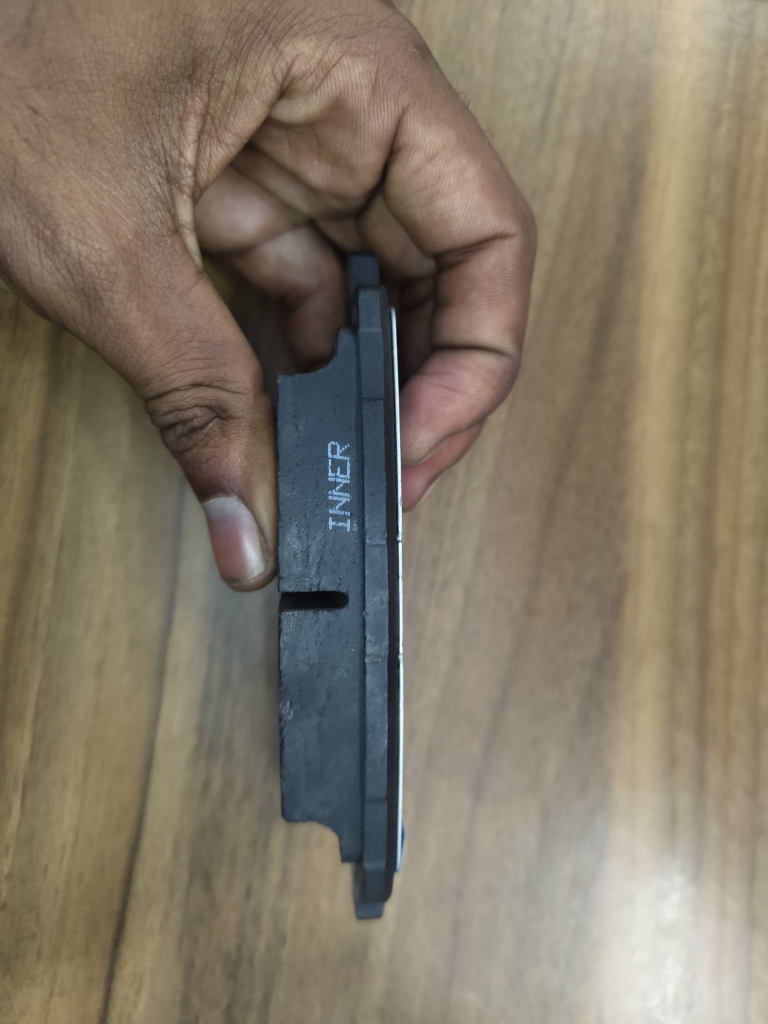
#> input picture E.T/IMG-20250809-WA0009.jpg, 3072 x 4096 px, given in place of the camera (shown at 1/4 size)
$ python sam4.py
#> lines starting #> are read from the running program, lines starting #| are printed output that depends on the picture; after the words box and inside, x2 and y2 are one past the last pixel; in counts of white or black regions, pixels touching at a corner belong together
#> in run, frame is the input picture: shape (4096, 3072, 3); mean B, G, R 103.2, 120.4, 131
import cv2
import numpy as np
import math

class BrakePadMeasurement:
    def __init__(self):
        self.cap = cv2.VideoCapture(0)  # Initialize webcam
        self.pixel_per_cm = None
        self.calibration_points = []
        self.calibrated = False

        # Set camera resolution for better accuracy
        self.cap.set(cv2.CAP_PROP_FRAME_WIDTH, 1280)
        self.cap.set(cv2.CAP_PROP_FRAME_HEIGHT, 720)

        print("Brake Pad Measurement Tool")
        print("Instructions:")
        print("1. Place brake pad on a flat surface under good lighting")
        print("2. For calibration, click two points with known distance (e.g., ruler marks)")
        print("3. Enter the actual distance in centimeters when prompted")
        print("4. Press 'c' to calibrate, 'r' to reset, 'q' to quit")

    # [8 lines left out: function mouse_callback, not called in this run]

    def calculate_distance(self, pt1, pt2):
        """Calculate Euclidean distance between two points"""
        return math.sqrt((pt1[0] - pt2[0])**2 + (pt1[1] - pt2[1])**2)

    # [12 lines left out: function calibrate, not called in this run]

    def preprocess_image(self, frame):
        """Preprocess image for better contour detection"""
        # Convert to grayscale
        gray = cv2.cvtColor(frame, cv2.COLOR_BGR2GRAY)
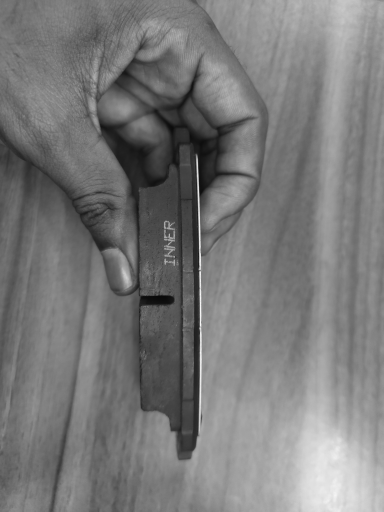
#> gray: shape (4096, 3072) (shown at 1/8 size); min 0, max 253, mean 121.6

        # Apply Gaussian blur to reduce noise
        blurred = cv2.GaussianBlur(gray, (5, 5), 0)

        # Apply adaptive threshold for better edge detection
        thresh = cv2.adaptiveThreshold(
            blurred, 255, cv2.ADAPTIVE_THRESH_GAUSSIAN_C,
            cv2.THRESH_BINARY_INV, 11, 2
        )
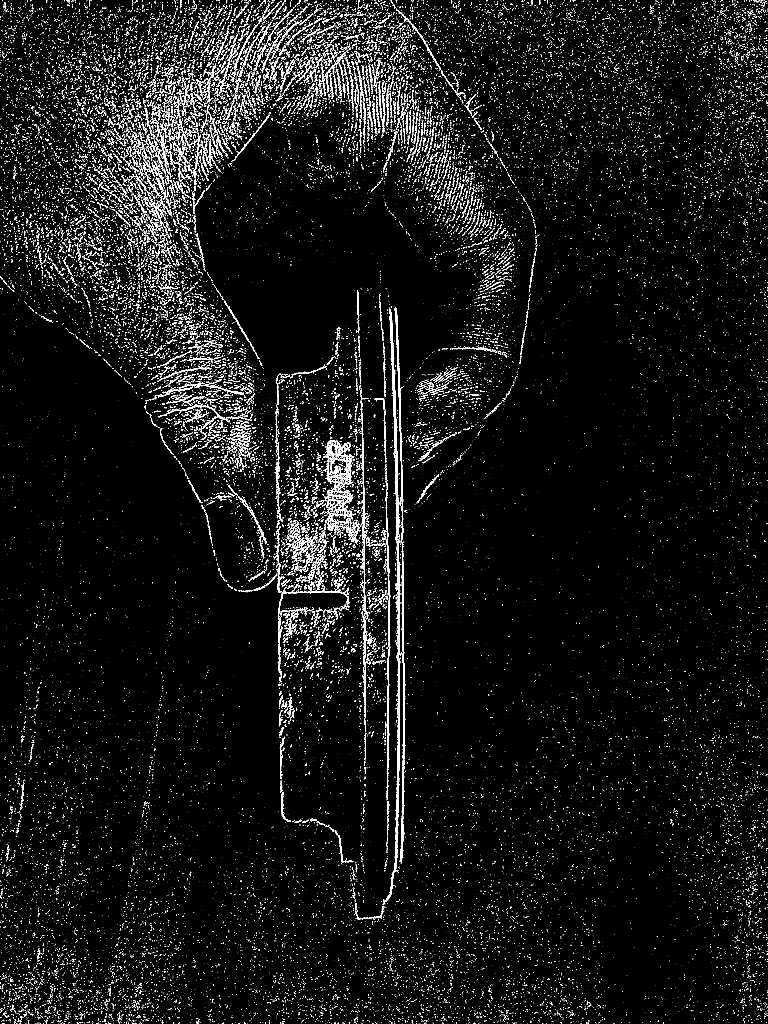
#> thresh: shape (4096, 3072) (shown at 1/4 size); 3.6% white; 45625 white regions (41642 under 20 px), largest, box (x1, y1, x2, y2) and area: (1539, 1235, 1603, 3608) 18554, (1577, 1229, 1621, 3444) 12005, (1301, 1759, 1413, 2132) 11578

        # Morphological operations to clean up the image
        kernel = np.ones((3, 3), np.uint8)
        thresh = cv2.morphologyEx(thresh, cv2.MORPH_CLOSE, kernel)
#> thresh: shape (4096, 3072); 3.9% white; 38573 white regions (34569 under 20 px), largest, box (x1, y1, x2, y2) and area: (1539, 1229, 1621, 3608) 31510, (1290, 1759, 1444, 2175) 14055, (1542, 1923, 1561, 3201) 5377
        thresh = cv2.morphologyEx(thresh, cv2.MORPH_OPEN, kernel)
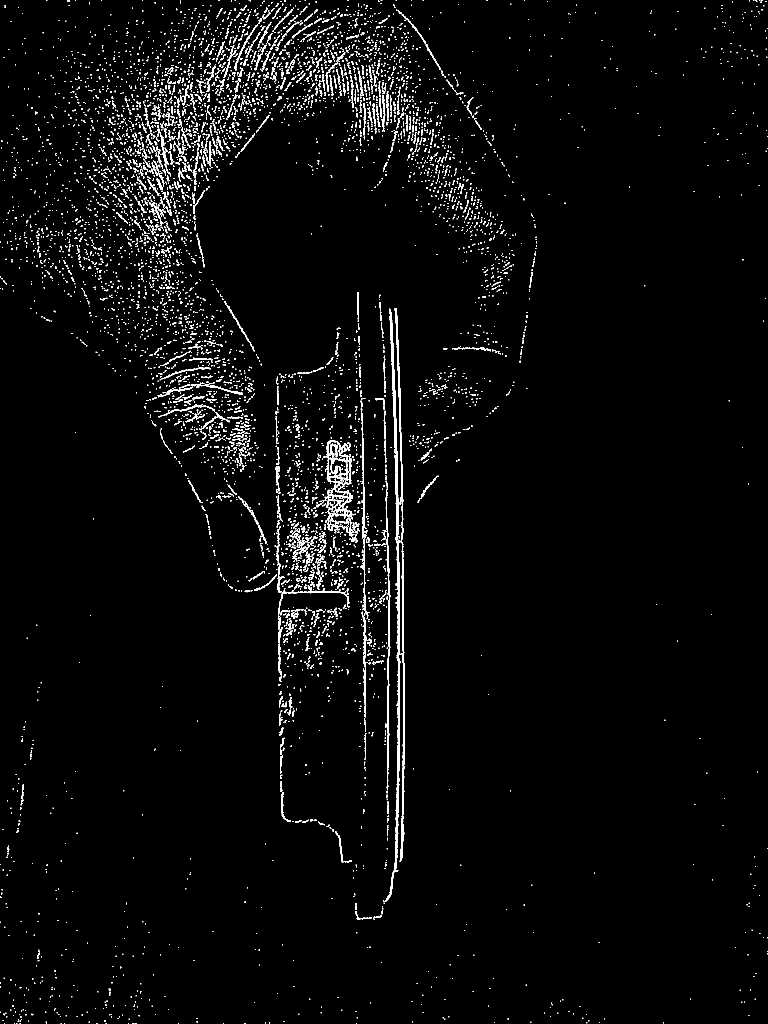
#> thresh: shape (4096, 3072) (shown at 1/4 size); 2.1% white; 7349 white regions (4510 under 20 px)

        return gray, thresh

    def find_brake_pad_contour(self, thresh):
        """Find the brake pad contour (largest meaningful contour)"""
        contours, _ = cv2.findContours(
            thresh, cv2.RETR_EXTERNAL, cv2.CHAIN_APPROX_SIMPLE
        )
#> contours = 7335 contours, 5638 with area under 20; largest, box (x1, y1, x2, y2) and area: (1539, 1232, 1620, 3608) 19282, (1302, 1760, 1412, 2052) 15651, (1557, 1235, 1596, 2161) 7048, (1543, 1981, 1561, 3160) 3798, (1445, 2447, 1468, 2852) 1691

        if not contours:
            return None

        # Filter contours by area (brake pad should be reasonably large)
        valid_contours = [cnt for cnt in contours if cv2.contourArea(cnt) > 5000]
#> valid_contours = 3 contours; box (x1, y1, x2, y2) and area: (1539, 1232, 1620, 3608) 19282, (1302, 1760, 1412, 2052) 15651, (1557, 1235, 1596, 2161) 7048

        if not valid_contours:
            return None

        # Return the largest contour (assuming it's the brake pad)
        return max(valid_contours, key=cv2.contourArea)

    # [69 lines left out: function measure_brake_pad, not called in this run]

    def run(self):
        """Main measurement loop"""
        cv2.namedWindow("Brake Pad Measurement")
        cv2.setMouseCallback("Brake Pad Measurement", self.mouse_callback, None)

        while True:
            ret, frame = self.cap.read()
            if not ret:
                break

            original_frame = frame.copy()

            # Preprocess image
            gray, thresh = self.preprocess_image(frame)

            # Find brake pad contour
            brake_pad_contour = self.find_brake_pad_contour(thresh)
#> brake_pad_contour = contour of 1593 points, box (x1, y1, x2, y2) (1539, 1232, 1620, 3608), area 19282

            # Measure and display results
            if self.calibrated and brake_pad_contour is not None:
                frame = self.measure_brake_pad(brake_pad_contour, frame)

            # Draw calibration points
            for i, point in enumerate(self.calibration_points):
                cv2.circle(frame, point, 8, (0, 0, 255), -1)
                cv2.putText(frame, f"P{i+1}",
                           (point[0] + 10, point[1] - 10),
                           cv2.FONT_HERSHEY_SIMPLEX, 0.5, (0, 0, 255), 2)

            # Draw line between calibration points
            if len(self.calibration_points) == 2:
                cv2.line(frame, self.calibration_points[0],
                        self.calibration_points[1], (255, 255, 0), 2)

                pixel_dist = self.calculate_distance(
                    self.calibration_points[0],
                    self.calibration_points[1]
                )
                cv2.putText(frame, f"Distance: {pixel_dist:.1f} px",
                           (10, frame.shape[0] - 60),
                           cv2.FONT_HERSHEY_SIMPLEX, 0.6, (255, 255, 0), 2)

            # Status information
            status = "Calibrated" if self.calibrated else "Not Calibrated"
            cv2.putText(frame, f"Status: {status}",
                       (10, frame.shape[0] - 30),
                       cv2.FONT_HERSHEY_SIMPLEX, 0.6, (255, 255, 255), 2)

            cv2.putText(frame, "Press 'c' to calibrate, 'r' to reset, 'q' to quit",
                       (10, frame.shape[0] - 10),
                       cv2.FONT_HERSHEY_SIMPLEX, 0.5, (255, 255, 255), 1)

            cv2.imshow("Brake Pad Measurement", frame)

            key = cv2.waitKey(1) & 0xFF
#> (key q is pressed here)
            if key == ord('q'):
                break
            elif key == ord('c') and len(self.calibration_points) == 2:
                # Prompt for known distance
                print("Enter the actual distance between the two points in centimeters:")
                try:
                    known_distance = float(input())
                    if self.calibrate(known_distance):
                        print("Calibration successful!")
                    else:
                        print("Calibration failed. Please select two points first.")
                except ValueError:
                    print("Invalid input. Please enter a number.")
            elif key == ord('r'):
                # Reset calibration
                self.calibration_points = []
                self.calibrated = False
                self.pixel_per_cm = None
                print("Reset complete. Please recalibrate.")

        self.cap.release()
        cv2.destroyAllWindows()

# Alternative method without reference object (using manual scaling)
# [57 lines left out: function brake_pad_measurement_no_reference, not called in this run]

# Usage
if __name__ == "__main__":
    measurement_tool = BrakePadMeasurement()
    measurement_tool.run()

    # Uncomment below line to use alternative method without reference
    # brake_pad_measurement_no_reference()
